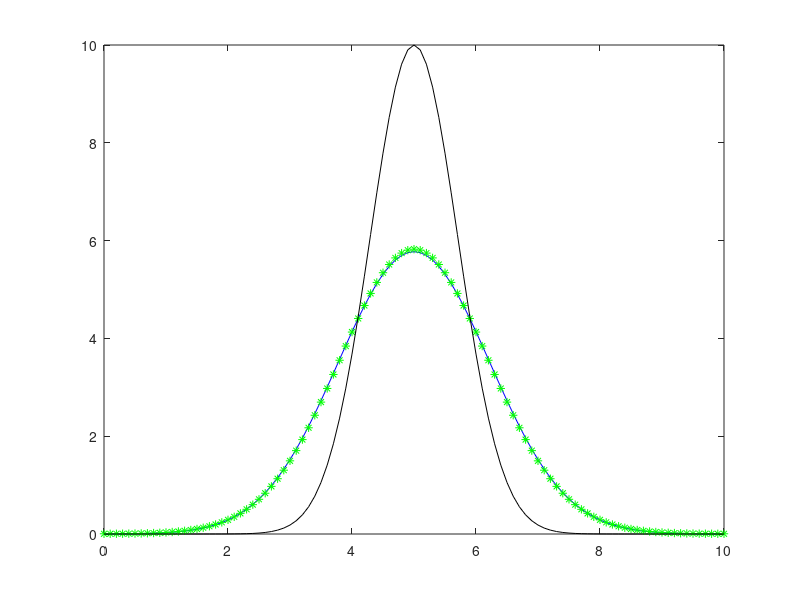

Here is the MATLAB script that generated this plot:
clear
close all
clc

L=10;
T=5;
ni=0.1;
N=100;
M=20;
dx=L/N;
dt=T/M;
x=[0:dx:L];
t=[0:dt:T];


% PBC
% exact
c0=@(x) 10*exp(-((x-L/2)./(L/10)).^2 );
xf=[0:dx:L-dx];
k=[0:N/2,-N/2+1:-1];
omega=2*pi.*k/L;
alphak=ni.*(j.*omega).^2;
c0x=c0(xf);
chat0=fft(c0x);
chat=exp(alphak.*T).*chat0;
yhat=ifft(chat);
  

plot(xf,yhat,'b')
% Numerical
diffcoef=ni*dt/dx^2;

cfinal=zeros(length(t),length(x));
cfinal(1,:)=c0(x);
A=diag((1+2*diffcoef)*ones(length(x)-1,1),0)...
 +diag((-diffcoef)*ones(length(x)-2,1),1)...
 +diag((-diffcoef)*ones(length(x)-2,1),-1);
A(1,end)=(-diffcoef);
A(end,1)=(-diffcoef);

for i=2:length(t)
    b=cfinal(i-1,1:end-1)';
    cfinal(i,1:end-1)=A\b;
    cfinal(i,end)=cfinal(i,1);
end

    
hold on
plot(x,cfinal(end,:),'g*',x,cfinal(1,:),'k')






